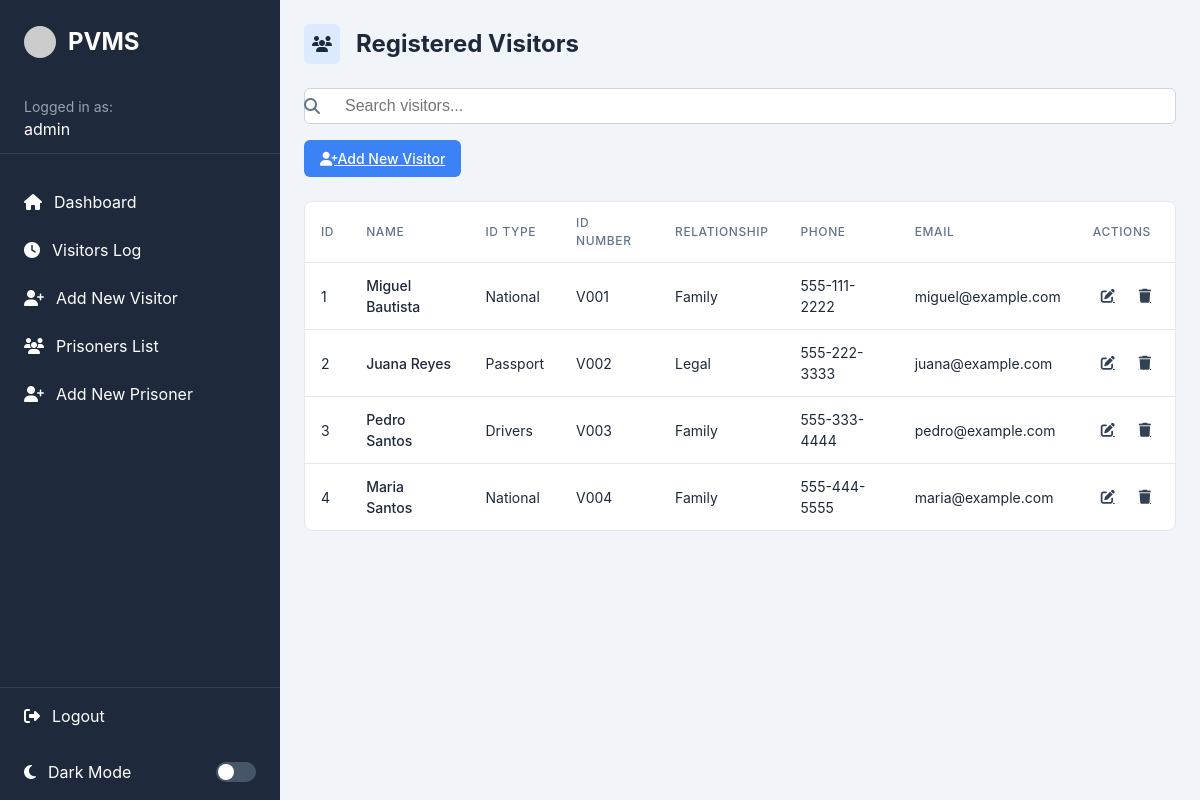
The app's page /visitors.php (signed in) with its own data.
### tables this page shows
CREATE TABLE IF NOT EXISTS visitors (
    id INT AUTO_INCREMENT PRIMARY KEY,
    first_name VARCHAR(50) NOT NULL,
    last_name VARCHAR(50) NOT NULL,
    id_type ENUM('national', 'drivers', 'passport', 'other') NOT NULL,
    id_number VARCHAR(50) NOT NULL,
    relationship ENUM('family', 'spouse', 'legal', 'friend', 'other') NOT NULL,
    phone VARCHAR(20) NOT NULL,
    email VARCHAR(100) DEFAULT NULL,
    address TEXT DEFAULT NULL,
    created_at DATETIME NOT NULL,
    updated_at DATETIME DEFAULT NULL
);

### includes/functions.php (called while the page is built, shortened)
<?php
require_once 'config.php';
function getAllVisitors() {
    global $pdo;
    $stmt = $pdo->query("SELECT * FROM visitors ORDER BY last_name ASC");
    return $stmt->fetchAll();
}
?>

### visitors.php (the view, shortened to what this page needs)
<?php
require_once 'includes/config.php';
require_once 'includes/functions.php';
$visitors = getAllVisitors();
require_once 'includes/header.php';
?>
<div class="page-header">
    <div class="page-header-icon bg-blue-100">
        <i class="fas fa-users text-blue-600"></i>
    </div>
    <h1>Registered Visitors</h1>
</div>
<div class="space-y-6">
    <div class="flex flex-col sm:flex-row justify-between items-start sm:items-center gap-4">
        <div class="relative w-full sm:w-64">
            <span class="absolute inset-y-0 left-0 flex items-center pl-3 pointer-events-none">
            </span>
            <input type="text" id="searchVisitors" placeholder="Search visitors..." class="form-control pl-10">
        </div>
        <div class="flex gap-2 w-full sm:w-auto">
            <a href="add_visitor.php" class="btn btn-primary">
                <i class="fas fa-user-plus mr-2"></i>
                Add New Visitor
            </a>
        </div>
    </div>
    <div class="table-container">
        <table class="table">
            <thead>
                <tr>
                    <th>ID</th>
                    <th>Name</th>
                    <th>ID Type</th>
                    <th>ID Number</th>
                    <th>Relationship</th>
                    <th>Phone</th>
                    <th>Email</th>
                    <th class="text-right">Actions</th>
                </tr>
            </thead>
            <tbody>
                <?php if (empty($visitors)): ?>
                    <tr>
                        <td colspan="8" class="text-center py-8 text-gray-500">
                            No visitors found
                        </td>
                    </tr>
                <?php else: ?>
                    <?php foreach ($visitors as $visitor): ?>
                        <tr class="visitor-row">
                            <td><?php echo htmlspecialchars($visitor['id']); ?></td>
                            <td class="font-medium">
                                <?php echo htmlspecialchars($visitor['first_name'] . ' ' . $visitor['last_name']); ?>
                            </td>
                            <td><?php echo ucfirst(htmlspecialchars($visitor['id_type'])); ?></td>
                            <td><?php echo htmlspecialchars($visitor['id_number']); ?></td>
                            <td><?php echo ucfirst(htmlspecialchars($visitor['relationship'])); ?></td>
                            <td><?php echo htmlspecialchars($visitor['phone']); ?></td>
                            <td><?php echo htmlspecialchars($visitor['email'] ?? 'N/A'); ?></td>
                            <td class="text-right">
                                <div class="table-actions">
                                    <a href="add_visitor.php?edit=<?php echo $visitor['id']; ?>" class="btn btn-ghost btn-icon">
                                        <i class="fas fa-edit"></i>
                                    </a>
                                    <a href="visitors.php?delete=<?php echo $visitor['id']; ?>" class="btn btn-ghost btn-icon" onclick="return confirm('Are you sure you want to delete this visitor?')">
                                        <i class="fas fa-trash"></i>
                                    </a>
                                </div>
                            </td>
                        </tr>
                    <?php endforeach; ?>
                <?php endif; ?>
            </tbody>
        </table>
    </div>
</div>
<?php require_once 'includes/footer.php'; ?>

### css/styles.css (style rules this page uses)
:root { --primary: #3b82f6; --primary-hover: #2563eb; --secondary: #64748b; --success: #10b981; --danger: #ef4444; --warning: #f59e0b; --info: #6366f1; --light: #f8fafc; --dark: #1e293b; --gray-100: #f1f5f9; --gray-200: #e2e8f0; --gray-300: #cbd5e1; --gray-400: #94a3b8; --gray-500: #64748b; --gray-600: #475569; --gray-700: #334155; --gray-800: #1e293b; --gray-900: #0f172a; }
* { margin: 0; padding: 0; box-sizing: border-box; }
body { font-family: "Inter", -apple-system, BlinkMacSystemFont, "Segoe UI", Roboto, Oxygen, Ubuntu, Cantarell, "Open Sans", "Helvetica Neue", sans-serif; background-color: var(--gray-100); color: var(--gray-800); line-height: 1.5; }
.page-header { display: flex; align-items: center; margin-bottom: 1.5rem; }
.page-header-icon { margin-right: 1rem; padding: 0.5rem; border-radius: 0.375rem; background-color: #dbeafe; }
.page-header h1 { font-size: 1.5rem; font-weight: 700; }
.form-control { width: 100%; padding: 0.5rem 0.75rem; border: 1px solid var(--gray-300); border-radius: 0.375rem; background-color: white; font-size: 1rem; transition: border-color 0.2s; }
.btn { display: inline-flex; align-items: center; justify-content: center; padding: 0.5rem 1rem; border-radius: 0.375rem; font-size: 0.875rem; font-weight: 500; cursor: pointer; transition: background-color 0.2s, color 0.2s, border-color 0.2s, box-shadow 0.2s; border: none; }
.btn-primary { background-color: var(--primary); color: white; }
.btn-icon { padding: 0.5rem; }
.btn-ghost { background-color: transparent; color: var(--gray-700); }
.table-container { border-radius: 0.5rem; border: 1px solid var(--gray-200); overflow: hidden; background-color: white; }
.table { width: 100%; border-collapse: collapse; }
.table th { padding: 0.75rem 1rem; text-align: left; font-size: 0.75rem; font-weight: 500; color: var(--gray-500); text-transform: uppercase; letter-spacing: 0.05em; background-color: var(--gray-50); border-bottom: 1px solid var(--gray-200); }
.table td { padding: 0.75rem 1rem; border-bottom: 1px solid var(--gray-200); font-size: 0.875rem; }
.table tr:last-child td { border-bottom: none; }
.table-actions { display: flex; justify-content: flex-end; gap: 0.5rem; }
.flex { display: flex; }
.flex-col { flex-direction: column; }
.items-center { align-items: center; }
.justify-between { justify-content: space-between; }
.gap-2 { gap: 0.5rem; }
.gap-4 { gap: 1rem; }
.w-full { width: 100%; }
.text-right { text-align: right; }
.font-medium { font-weight: 500; }
.space-y-6 > * + * { margin-top: 1.5rem; }
.relative { position: relative; }
.absolute { position: absolute; }
.inset-y-0 { top: 0; bottom: 0; }
.left-0 { left: 0; }
.pl-10 { padding-left: 2.5rem; }
.pointer-events-none { pointer-events: none; }

### records on screen
visitors: id "1", first_name+last_name "Miguel Bautista", id_type "National", id_number "V001", relationship "Family", phone "555-111-2222", email "miguel@example.com"
visitors: id "2", first_name+last_name "Juana Reyes", id_type "Passport", id_number "V002", relationship "Legal", phone "555-222-3333", email "juana@example.com"
visitors: id "3", first_name+last_name "Pedro Santos", id_type "Drivers", id_number "V003", relationship "Family", phone "555-333-4444", email "pedro@example.com"
visitors: id "4", first_name+last_name "Maria Santos", id_type "National", id_number "V004", relationship "Family", phone "555-444-5555", email "maria@example.com"

### other values on screen
$_SESSION['username'] "admin"
